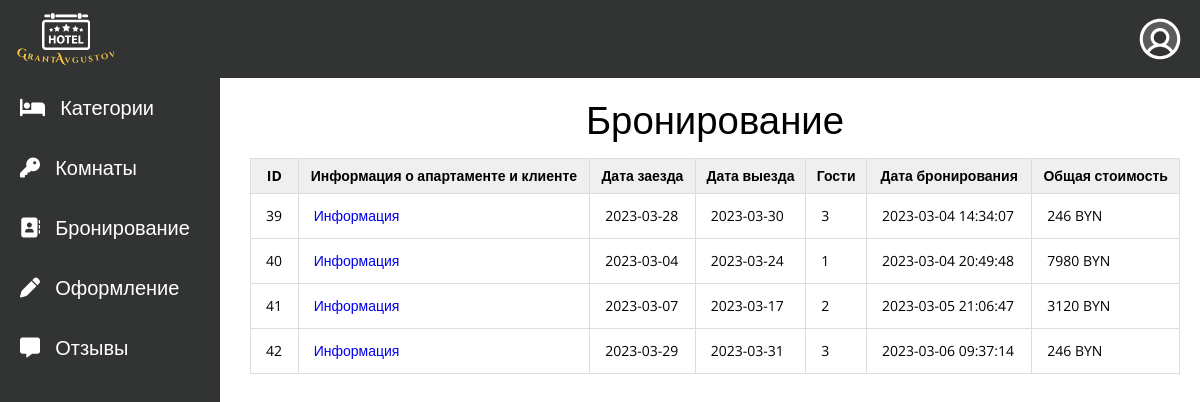
Page /views/vouchers.php on the committed database.
### tables this page shows
CREATE TABLE `voucher` (
  `id` int NOT NULL,
  `id_category` int DEFAULT NULL,
  `id_client` int DEFAULT NULL,
  `arrival_date` date DEFAULT NULL,
  `date_departure` date DEFAULT NULL,
  `guests` tinyint DEFAULT NULL,
  `booking_date` timestamp NOT NULL DEFAULT CURRENT_TIMESTAMP,
  `total_cost` int DEFAULT NULL
);

### app/database/functiondb.php (called while the page is built, shortened)
<?php
require('connectdb.php');
function dbChekError($query){
    $errInfo = $query -> errorInfo();
    return true;
}
function selectAll($table, $params=[]){
    global $pdo;
    $sql = "SELECT * FROM $table";
    $query = $pdo -> prepare($sql);
    $query -> execute();
    return $query -> fetchAll();
}

### app/controllers/apartbd.php (called while the page is built, shortened)
<?php
include ("C:/OSPanel/domains/hotelproject/app/database/connectdb.php");
include("C:/OSPanel/domains/hotelproject/app/database/functiondb.php");
$vouchers = selectAll('voucher');

### views/vouchers.php (the view, shortened to what this page needs)
<?php session_start();
      include("../app/controllers/apartbd.php");
?>
    <!DOCTYPE html>
    <html lang="en">
    <head>
        <link rel="stylesheet" href="css/reset.css">
        <link rel="stylesheet" href="css/general.css">
        <link rel="stylesheet" href="css/header.css">
        <link rel="stylesheet" href="css/footer.css">
        <link rel="stylesheet" href="css/iconfonts.css">
        <link rel="stylesheet" href="css/admin.css">
</head>
<body>
    <div class="wrapper">
          <?php include("include/header-admin.php"); ?>
<main class="page">
<?php include("include/sidebar-admin.php"); ?>
<section class="aparts_block">
    <div class="aparts_container container">
        <h1 class="aparts_title title_block">Бронирование</h1>
        <div class="aparts_body">
            <table class="table">
            <thead>
<tr><th>ID</th><th>Информация о апартаменте и клиенте</th><th>Дата заезда</th><th>Дата выезда</th><th>Гости</th><th>Дата бронирования</th><th>Общая стоимость</th></tr>
</thead>
<?php foreach ($vouchers as $key => $vouch): ?>
<tbody>
<tr>
    <td><?= $vouch['id']; ?></td>
    <td><a class="client_link" href="client.php?id_сlient=<?= $vouch['id_client']?>&id_apart=<?=$vouch['id_category']?>"> Информация </a></td>
    <td><?= $vouch['arrival_date']; ?></td>
    <td><?= $vouch['date_departure']; ?></td>
    <td><?= $vouch['guests']; ?></td>
    <td><?= $vouch['booking_date']; ?></td>
    <td><?= $vouch['total_cost'];?> BYN</td>
</tr>
</tbody>
<?php endforeach; ?>
</table>
        </div>
    </div>
</section>
</main>
</div>
</body>
</html>

### views/css/general.css (style rules this page uses)
body { font-family: 'Open Sans', sans-serif; }
.wrapper { min-height: 100%; overflow: hidden; display: flex; flex-direction: column; }
.page { flex: 1 1 auto; margin: 78px 0px 0px 0px; }

### views/css/admin.css (style rules this page uses)
h1 { text-align: center; font-size: calc(30px + 10 * (100vw / 1440)); font-weight: 400; }
.aparts_block { margin-top: 100px; position: absolute; top: 0; left: 230px; width: calc(100% - 230px); padding: 0px 20px; }
.table { width: 100%; border: 1px solid #dddddd; border-collapse: collapse; }
.table th { font-weight: bold; padding: 10px; background: #efefef; border: 1px solid #dddddd; }
.table td { border: 1px solid #dddddd; padding: 15px; }
.aparts_body > * { margin-top: 20px; }

### rows in the picture
voucher: id "39", arrival_date "2023-03-28", date_departure "2023-03-30", guests "3", booking_date "2023-03-04 14:34:07", total_cost "246"
voucher: id "40", arrival_date "2023-03-04", date_departure "2023-03-24", guests "1", booking_date "2023-03-04 20:49:48", total_cost "7980"
voucher: id "41", arrival_date "2023-03-07", date_departure "2023-03-17", guests "2", booking_date "2023-03-05 21:06:47", total_cost "3120"
voucher: id "42", arrival_date "2023-03-29", date_departure "2023-03-31", guests "3", booking_date "2023-03-06 09:37:14", total_cost "246"
